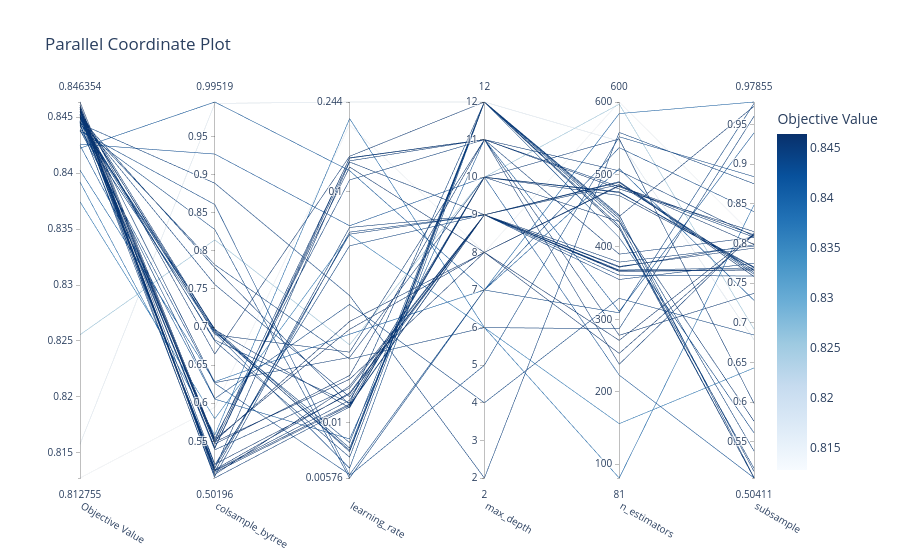

Write notebook code for a chart like this one.
### Code cell
# parallel coordinate plot -- interactions between key params
optuna.visualization.plot_parallel_coordinate(
    study,
    params=["n_estimators", "max_depth", "learning_rate", "subsample", "colsample_bytree"]
)
